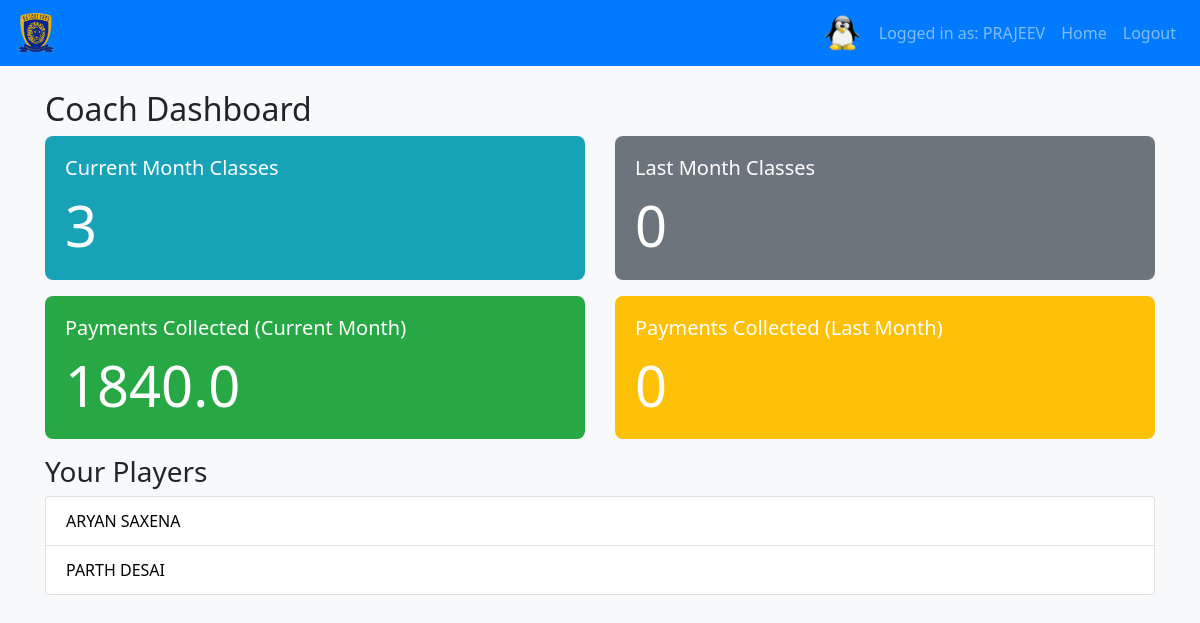
/coach/dashboard (signed in), run on the app's committed database.
### app.py (models this page shows, shortened)
class User(UserMixin, db.Model):
    id = db.Column(db.Integer, primary_key=True)
    username = db.Column(db.String(150), unique=True, nullable=False)
    password_hash = db.Column(db.String(150), nullable=False)
    role = db.Column(db.String(50), nullable=False)  # 'sys_admin', 'admin', 'coach'
    full_name = db.Column(db.String(150))
    branch = db.Column(db.String(150))
    email = db.Column(db.String(150))
    profile_photo = db.Column(db.String(200))
    experience = db.Column(db.String(150))
    qualification = db.Column(db.String(150))
    assigned_admin_id = db.Column(db.Integer, db.ForeignKey('user.id'), nullable=True)
    coaches = db.relationship('User', backref='admin_officer', remote_side=[id], lazy=True)

class Player(db.Model):
    id = db.Column(db.Integer, primary_key=True)
    full_name = db.Column(db.String(150), nullable=False)
    email = db.Column(db.String(150))
    branch = db.Column(db.String(150))
    assigned_squad = db.Column(db.String(100))
    date_of_birth = db.Column(db.Date)
    key_features = db.Column(db.Text)
    monthly_review = db.Column(db.Text, default="")
    profile_photo = db.Column(db.String(200))
    coach_id = db.Column(db.Integer, db.ForeignKey('user.id'), nullable=False)
    payments = db.relationship('Payment', backref='player', lazy=True)
    attendances = db.relationship('Attendance', backref='player', lazy=True)

### app.py (the view)
@app.route('/coach/dashboard')
@login_required
def dashboard_coach():
    if current_user.role != 'coach':
        flash("Access denied.", "danger")
        return redirect(url_for('dashboard'))
    players = Player.query.filter_by(coach_id=current_user.id).all()
    today = date.today()
    current_month = today.month
    current_year = today.year
    attendances = Attendance.query.filter_by(coach_id=current_user.id).all()
    current_month_count = sum(
        1 for a in attendances
        if a.attendance_date.month == current_month and a.attendance_date.year == current_year
    )
    last_month = current_month - 1 if current_month > 1 else 12
    last_year = current_year if current_month > 1 else current_year - 1
    last_month_count = sum(
        1 for a in attendances
        if a.attendance_date.month == last_month and a.attendance_date.year == last_year
    )
    payments = []
    for player in players:
        payments.extend(player.payments)
    payments_current = sum(
        p.payment_amount for p in payments
        if p.payment_date.month == current_month and p.payment_date.year == current_year
    )
    payments_last = sum(
        p.payment_amount for p in payments
        if p.payment_date.month == last_month and p.payment_date.year == last_year
    )
    return render_template(
        'dashboard_coach.html',
        players=players,
        current_month_count=current_month_count,
        last_month_count=last_month_count,
        payments_current=payments_current,
        payments_last=payments_last
    )

### app.py (called while the page is built)
@login_manager.user_loader
def load_user(user_id):
    return User.query.get(int(user_id))

### templates/dashboard_coach.html
{% extends "base.html" %}
{% block content %}
<h2>Coach Dashboard</h2>
<div class="row">
  <div class="col-md-6">
    <div class="card text-white bg-info mb-3">
      <div class="card-body">
        <h5 class="card-title">Current Month Classes</h5>
        <p class="card-text display-4">{{ current_month_count }}</p>
      </div>
    </div>
  </div>
  <div class="col-md-6">
    <div class="card text-white bg-secondary mb-3">
      <div class="card-body">
        <h5 class="card-title">Last Month Classes</h5>
        <p class="card-text display-4">{{ last_month_count }}</p>
      </div>
    </div>
  </div>
</div>
<div class="row">
  <div class="col-md-6">
    <div class="card text-white bg-success mb-3">
      <div class="card-body">
        <h5 class="card-title">Payments Collected (Current Month)</h5>
        <p class="card-text display-4">{{ payments_current }}</p>
      </div>
    </div>
  </div>
  <div class="col-md-6">
    <div class="card text-white bg-warning mb-3">
      <div class="card-body">
        <h5 class="card-title">Payments Collected (Last Month)</h5>
        <p class="card-text display-4">{{ payments_last }}</p>
      </div>
    </div>
  </div>
</div>
<h3>Your Players</h3>
<div class="list-group">
  {% for player in players %}
    <a href="{{ url_for('player_detail', player_id=player.id) }}" class="list-group-item list-group-item-action">
      {{ player.full_name }}
    </a>
  {% else %}
    <p>No players assigned.</p>
  {% endfor %}
</div>
{% endblock %}

### templates/base.html (shortened to what this page needs)
<!DOCTYPE html>
<html lang="en">
<head>
  <link rel="stylesheet" href="https://stackpath.bootstrapcdn.com/bootstrap/4.5.2/css/bootstrap.min.css">
  <link rel="stylesheet" href="https://cdnjs.cloudflare.com/ajax/libs/animate.css/4.1.1/animate.min.css"/>
  <link rel="stylesheet" href="{{ url_for('static', filename='css/style.css') }}">
</head>
<body>
  <nav class="navbar navbar-expand-lg navbar-dark bg-primary">
    <a class="navbar-brand" href="{{ url_for('dashboard') }}">
      <img src="{{ url_for('static', filename='img/logo.png') }}" alt="Logo" style="height:40px;">
    </a>
    <div class="collapse navbar-collapse" id="navbarNav">
      <ul class="navbar-nav ml-auto">
        {% if current_user.is_authenticated %}
          <li class="nav-item d-flex align-items-center">
            {% if current_user.profile_photo %}
              <img src="{{ url_for('static', filename=current_user.profile_photo.split('static/')[-1]) }}"
                   alt="Profile"
                   class="rounded-circle mr-2"
                   width="40">
            {% endif %}
            <span class="nav-link mb-0">Logged in as: {{ current_user.username }}</span>
          </li>
          <li class="nav-item">
            <a class="nav-link" href="{{ url_for('dashboard') }}">Home</a>
          </li>
          <li class="nav-item">
            <a class="nav-link" href="{{ url_for('logout') }}">Logout</a>
          </li>
        {% endif %}
      </ul>
    </div>
  </nav>
  <div class="container mt-4">
    {% block content %}{% endblock %}
  </div>
</body>
</html>

### static/css/style.css (style rules this page uses)
body { background-color: #f8f9fa; font-family: "Segoe UI", Tahoma, Geneva, Verdana, sans-serif; }
.navbar { background-color: #007bff; }
.card { border: none; border-radius: 8px; }
.list-group-item { color: #000 !important; }

### data on the page
User: profile_photo (picture), username "PRAJEEV"
Player: full_name "ARYAN SAXENA"
Player: full_name "PARTH DESAI"

### other printed values
{{ current_month_count }} "3"
{{ last_month_count }} "0"
{{ payments_current }} "1840.0"
{{ payments_last }} "0"
